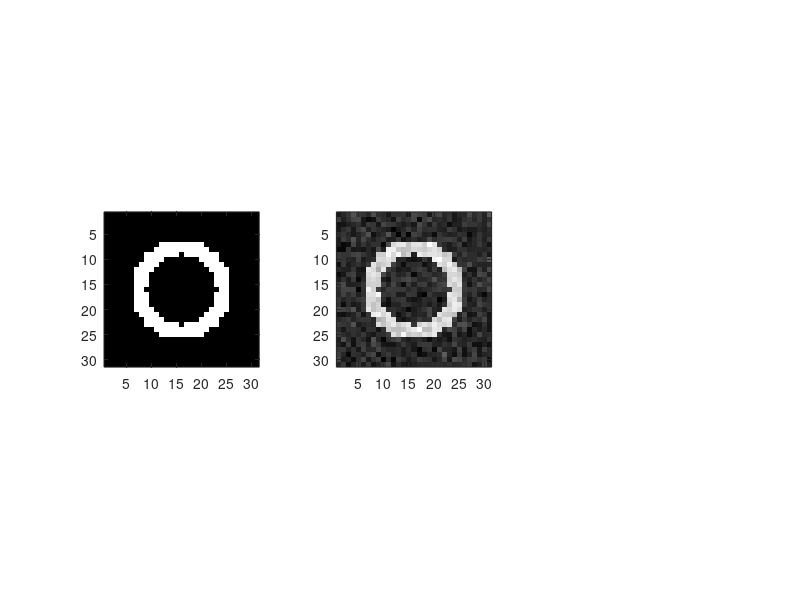

MATLAB code for this plot: (Note: this script raises an error after producing the figure.)
%%
X = 31;
bin_image = zeros(X,X);
max_r = 10;
min_r = 7;
for x = 1:X
    for y = 1:X
        dist = sqrt((x - 16)^2 + (y - 16)^2);
        if (dist < max_r && dist > min_r)
            bin_image(x,y) = 1;
        end
    end
end

%%
figure;
subplot(131); imagesc(bin_image); colormap gray; axis image;

% adding noises
noisy_image = imnoise(bin_image,'gaussian', 0, 0.01);
subplot(132); imagesc(noisy_image); colormap gray; axis image;

% doing TVD restoration
res_image = tvd_2D(noisy_image, 0.2, 50);
subplot(133); imagesc(res_image); colormap gray; axis image;